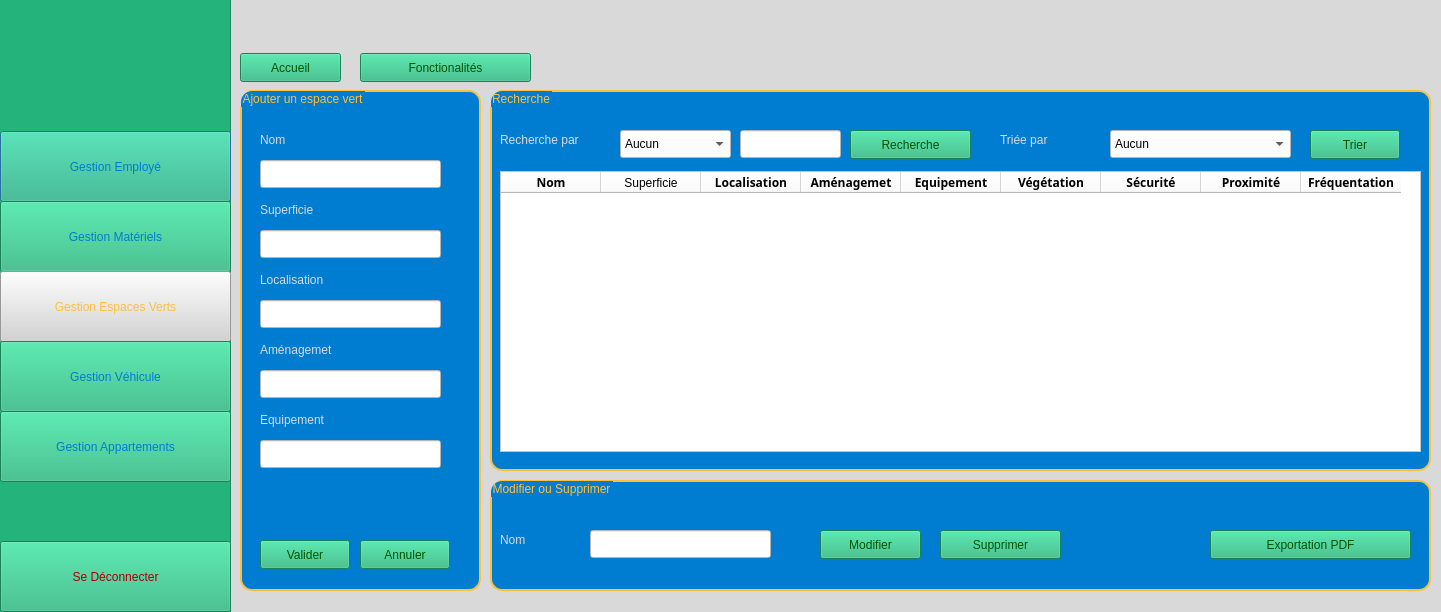
<?xml version="1.0" encoding="UTF-8"?>
<ui version="4.0">
 <class>espace_inter</class>
 <widget class="QDialog" name="espace_inter">
  <property name="geometry">
   <rect>
    <x>0</x>
    <y>0</y>
    <width>1441</width>
    <height>612</height>
   </rect>
  </property>
  <property name="windowTitle">
   <string>Dialog</string>
  </property>
  <property name="styleSheet">
   <string notr="true">background-color: rgb(217, 217, 217);</string>
  </property>
  <widget class="QFrame" name="frame">
   <property name="geometry">
    <rect>
     <x>-10</x>
     <y>-39</y>
     <width>241</width>
     <height>671</height>
    </rect>
   </property>
   <property name="styleSheet">
    <string notr="true">background-color: rgb(36, 179, 122);</string>
   </property>
   <property name="frameShape">
    <enum>QFrame::Shape::StyledPanel</enum>
   </property>
   <property name="frameShadow">
    <enum>QFrame::Shadow::Raised</enum>
   </property>
   <widget class="QPushButton" name="ges_emp">
    <property name="geometry">
     <rect>
      <x>10</x>
      <y>170</y>
      <width>231</width>
      <height>71</height>
     </rect>
    </property>
    <property name="styleSheet">
     <string notr="true">background-color: rgb(36, 179, 122);
color:rgb(0, 125, 209);
font: 900 12pt &quot;Franklin Gothic&quot;;</string>
    </property>
    <property name="text">
     <string>Gestion Employé</string>
    </property>
   </widget>
   <widget class="QPushButton" name="ges_mat">
    <property name="geometry">
     <rect>
      <x>10</x>
      <y>240</y>
      <width>231</width>
      <height>71</height>
     </rect>
    </property>
    <property name="styleSheet">
     <string notr="true">background-color: rgb(36, 179, 122);
color:rgb(0, 125, 209);
font: 900 12pt &quot;Franklin Gothic&quot;;</string>
    </property>
    <property name="text">
     <string>Gestion Matériels</string>
    </property>
   </widget>
   <widget class="QPushButton" name="ges_es_vert">
    <property name="geometry">
     <rect>
      <x>10</x>
      <y>310</y>
      <width>231</width>
      <height>71</height>
     </rect>
    </property>
    <property name="styleSheet">
     <string notr="true">background-color: rgb(211, 211, 211);
color: rgb(255, 191, 62);
font: 900 12pt &quot;Franklin Gothic&quot;;</string>
    </property>
    <property name="text">
     <string>Gestion Espaces Verts</string>
    </property>
   </widget>
   <widget class="QPushButton" name="ges_vehic">
    <property name="geometry">
     <rect>
      <x>10</x>
      <y>380</y>
      <width>231</width>
      <height>71</height>
     </rect>
    </property>
    <property name="styleSheet">
     <string notr="true">background-color: rgb(36, 179, 122);
color:rgb(0, 125, 209);
font: 900 12pt &quot;Franklin Gothic&quot;;</string>
    </property>
    <property name="text">
     <string>Gestion Véhicule</string>
    </property>
   </widget>
   <widget class="QPushButton" name="ges_appar">
    <property name="geometry">
     <rect>
      <x>10</x>
      <y>450</y>
      <width>231</width>
      <height>71</height>
     </rect>
    </property>
    <property name="styleSheet">
     <string notr="true">background-color: rgb(36, 179, 122);
color:rgb(0, 125, 209);
font: 900 12pt &quot;Franklin Gothic&quot;;</string>
    </property>
    <property name="text">
     <string>Gestion Appartements</string>
    </property>
   </widget>
   <widget class="QPushButton" name="deconnect">
    <property name="geometry">
     <rect>
      <x>10</x>
      <y>580</y>
      <width>231</width>
      <height>71</height>
     </rect>
    </property>
    <property name="styleSheet">
     <string notr="true">background-color: rgb(36, 179, 122);
color: rgb(170, 0, 0);
font: 900 12pt &quot;Franklin Gothic&quot;;</string>
    </property>
    <property name="text">
     <string>Se Déconnecter</string>
    </property>
   </widget>
   <widget class="QLabel" name="logo">
    <property name="geometry">
     <rect>
      <x>80</x>
      <y>59</y>
      <width>121</width>
      <height>91</height>
     </rect>
    </property>
    <property name="text">
     <string/>
    </property>
   </widget>
  </widget>
  <widget class="QGroupBox" name="groupBox_3">
   <property name="geometry">
    <rect>
     <x>490</x>
     <y>480</y>
     <width>941</width>
     <height>111</height>
    </rect>
   </property>
   <property name="styleSheet">
    <string notr="true">QGroupBox
{
background-color: rgb(0, 125, 209);
color:  rgb(255, 191, 62);
font: 900 12pt &quot;Franklin Gothic&quot;;
border: 2px solid ;
border-radius: 12px; 
padding: 5px;
border-color: rgb(255, 191, 62);
}</string>
   </property>
   <property name="title">
    <string>Modifier ou Supprimer</string>
   </property>
   <widget class="QPushButton" name="modifier">
    <property name="geometry">
     <rect>
      <x>330</x>
      <y>50</y>
      <width>101</width>
      <height>29</height>
     </rect>
    </property>
    <property name="styleSheet">
     <string notr="true">background-color: rgb(36, 179, 122);
font: 900 12pt &quot;Franklin Gothic&quot;;
color: rgb(0, 85, 0);</string>
    </property>
    <property name="text">
     <string>Modifier</string>
    </property>
   </widget>
   <widget class="QLineEdit" name="nommodsup">
    <property name="geometry">
     <rect>
      <x>100</x>
      <y>50</y>
      <width>181</width>
      <height>28</height>
     </rect>
    </property>
    <property name="styleSheet">
     <string notr="true">background-color: rgb(255, 255, 255);
font: 900 9pt &quot;Franklin Gothic&quot;;
color: rgb(0, 0, 0);</string>
    </property>
   </widget>
   <widget class="QPushButton" name="supprimer">
    <property name="geometry">
     <rect>
      <x>450</x>
      <y>50</y>
      <width>121</width>
      <height>29</height>
     </rect>
    </property>
    <property name="styleSheet">
     <string notr="true">background-color: rgb(36, 179, 122);
font: 900 12pt &quot;Franklin Gothic&quot;;
color: rgb(0, 85, 0);</string>
    </property>
    <property name="text">
     <string>Supprimer</string>
    </property>
   </widget>
   <widget class="QPushButton" name="pdf">
    <property name="geometry">
     <rect>
      <x>720</x>
      <y>50</y>
      <width>201</width>
      <height>29</height>
     </rect>
    </property>
    <property name="styleSheet">
     <string notr="true">background-color: rgb(36, 179, 122);
font: 900 12pt &quot;Franklin Gothic&quot;;
color: rgb(0, 85, 0);</string>
    </property>
    <property name="text">
     <string>Exportation PDF</string>
    </property>
   </widget>
   <widget class="QLabel" name="label_7">
    <property name="geometry">
     <rect>
      <x>10</x>
      <y>50</y>
      <width>71</width>
      <height>20</height>
     </rect>
    </property>
    <property name="styleSheet">
     <string notr="true">color: rgb(217, 217, 217);
background-color: rgb(0, 125, 209);
font: 900 12pt &quot;Franklin Gothic&quot;;</string>
    </property>
    <property name="text">
     <string>Nom</string>
    </property>
   </widget>
  </widget>
  <widget class="QPushButton" name="pushButton_2">
   <property name="geometry">
    <rect>
     <x>360</x>
     <y>53</y>
     <width>171</width>
     <height>29</height>
    </rect>
   </property>
   <property name="styleSheet">
    <string notr="true">background-color: rgb(36, 179, 122);
font: 900 12pt &quot;Franklin Gothic&quot;;
color: rgb(0, 85, 0);</string>
   </property>
   <property name="text">
    <string>Fonctionalités</string>
   </property>
  </widget>
  <widget class="QGroupBox" name="groupBox_2">
   <property name="geometry">
    <rect>
     <x>490</x>
     <y>90</y>
     <width>941</width>
     <height>381</height>
    </rect>
   </property>
   <property name="styleSheet">
    <string notr="true">QGroupBox
{
background-color: rgb(0, 125, 209);
color:  rgb(255, 191, 62);
font: 900 12pt &quot;Franklin Gothic&quot;;
border: 2px solid ;
border-radius: 12px; 
padding: 5px;
border-color: rgb(255, 191, 62);
}</string>
   </property>
   <property name="title">
    <string>Recherche</string>
   </property>
   <widget class="QPushButton" name="recherche">
    <property name="geometry">
     <rect>
      <x>360</x>
      <y>40</y>
      <width>121</width>
      <height>29</height>
     </rect>
    </property>
    <property name="styleSheet">
     <string notr="true">background-color: rgb(36, 179, 122);
font: 900 12pt &quot;Franklin Gothic&quot;;
color: rgb(0, 85, 0);</string>
    </property>
    <property name="text">
     <string>Recherche</string>
    </property>
   </widget>
   <widget class="QTableWidget" name="res">
    <property name="geometry">
     <rect>
      <x>10</x>
      <y>81</y>
      <width>921</width>
      <height>281</height>
     </rect>
    </property>
    <property name="styleSheet">
     <string notr="true">background-color: rgb(255, 255, 255);
font: 900 9pt &quot;Franklin Gothic&quot;;
color: rgb(0, 0, 0);
</string>
    </property>
    <column>
     <property name="text">
      <string>Nom</string>
     </property>
     <property name="font">
      <font>
       <family>Franklin Gothic</family>
       <bold>true</bold>
      </font>
     </property>
    </column>
    <column>
     <property name="text">
      <string>Superficie</string>
     </property>
    </column>
    <column>
     <property name="text">
      <string>Localisation</string>
     </property>
     <property name="font">
      <font>
       <family>Franklin Gothic</family>
       <bold>true</bold>
      </font>
     </property>
    </column>
    <column>
     <property name="text">
      <string>Aménagemet</string>
     </property>
     <property name="font">
      <font>
       <family>Franklin Gothic</family>
       <bold>true</bold>
      </font>
     </property>
    </column>
    <column>
     <property name="text">
      <string>Equipement</string>
     </property>
     <property name="font">
      <font>
       <family>Franklin Gothic</family>
       <bold>true</bold>
      </font>
     </property>
    </column>
    <column>
     <property name="text">
      <string>Végétation</string>
     </property>
     <property name="font">
      <font>
       <family>Franklin Gothic</family>
       <bold>true</bold>
      </font>
     </property>
    </column>
    <column>
     <property name="text">
      <string>Sécurité</string>
     </property>
     <property name="font">
      <font>
       <family>Franklin Gothic</family>
       <bold>true</bold>
      </font>
     </property>
    </column>
    <column>
     <property name="text">
      <string>Proximité</string>
     </property>
     <property name="font">
      <font>
       <family>Franklin Gothic</family>
       <bold>true</bold>
      </font>
     </property>
    </column>
    <column>
     <property name="text">
      <string>Fréquentation</string>
     </property>
     <property name="font">
      <font>
       <family>Franklin Gothic</family>
       <bold>true</bold>
      </font>
     </property>
    </column>
   </widget>
   <widget class="QLabel" name="label_9">
    <property name="geometry">
     <rect>
      <x>510</x>
      <y>40</y>
      <width>111</width>
      <height>20</height>
     </rect>
    </property>
    <property name="styleSheet">
     <string notr="true">color: rgb(217, 217, 217);
background-color: rgb(0, 125, 209);
font: 900 12pt &quot;Franklin Gothic&quot;;</string>
    </property>
    <property name="text">
     <string>Triée par</string>
    </property>
   </widget>
   <widget class="QComboBox" name="tripar">
    <property name="geometry">
     <rect>
      <x>620</x>
      <y>40</y>
      <width>181</width>
      <height>28</height>
     </rect>
    </property>
    <property name="styleSheet">
     <string notr="true">background-color: rgb(255, 255, 255);
color: rgb(0, 0, 0);
font: 900 9pt &quot;Franklin Gothic&quot;;</string>
    </property>
    <item>
     <property name="text">
      <string>Aucun</string>
     </property>
    </item>
    <item>
     <property name="text">
      <string>Superficie</string>
     </property>
    </item>
    <item>
     <property name="text">
      <string>Végétation</string>
     </property>
    </item>
    <item>
     <property name="text">
      <string>Sécurité</string>
     </property>
    </item>
   </widget>
   <widget class="QPushButton" name="trier">
    <property name="geometry">
     <rect>
      <x>820</x>
      <y>40</y>
      <width>90</width>
      <height>29</height>
     </rect>
    </property>
    <property name="styleSheet">
     <string notr="true">background-color: rgb(36, 179, 122);
font: 900 12pt &quot;Franklin Gothic&quot;;
color: rgb(0, 85, 0);</string>
    </property>
    <property name="text">
     <string>Trier</string>
    </property>
   </widget>
   <widget class="QLabel" name="label">
    <property name="geometry">
     <rect>
      <x>10</x>
      <y>40</y>
      <width>151</width>
      <height>20</height>
     </rect>
    </property>
    <property name="styleSheet">
     <string notr="true">color: rgb(217, 217, 217);
background-color: rgb(0, 125, 209);
font: 900 12pt &quot;Franklin Gothic&quot;;</string>
    </property>
    <property name="text">
     <string>Recherche par</string>
    </property>
   </widget>
   <widget class="QComboBox" name="repar">
    <property name="geometry">
     <rect>
      <x>130</x>
      <y>40</y>
      <width>111</width>
      <height>28</height>
     </rect>
    </property>
    <property name="styleSheet">
     <string notr="true">background-color: rgb(255, 255, 255);
color: rgb(0, 0, 0);
font: 900 9pt &quot;Franklin Gothic&quot;;</string>
    </property>
    <item>
     <property name="text">
      <string>Aucun</string>
     </property>
    </item>
    <item>
     <property name="text">
      <string>Superficie</string>
     </property>
    </item>
    <item>
     <property name="text">
      <string>Végétation</string>
     </property>
    </item>
    <item>
     <property name="text">
      <string>Sécurité</string>
     </property>
    </item>
   </widget>
   <widget class="QLineEdit" name="rech">
    <property name="geometry">
     <rect>
      <x>250</x>
      <y>40</y>
      <width>101</width>
      <height>28</height>
     </rect>
    </property>
    <property name="styleSheet">
     <string notr="true">background-color: rgb(255, 255, 255);
font: 900 9pt &quot;Franklin Gothic&quot;;
color: rgb(0, 0, 0);</string>
    </property>
   </widget>
  </widget>
  <widget class="QPushButton" name="pushButton">
   <property name="geometry">
    <rect>
     <x>240</x>
     <y>53</y>
     <width>101</width>
     <height>29</height>
    </rect>
   </property>
   <property name="styleSheet">
    <string notr="true">background-color: rgb(36, 179, 122);
font: 900 12pt &quot;Franklin Gothic&quot;;
color: rgb(0, 85, 0);</string>
   </property>
   <property name="text">
    <string>Accueil</string>
   </property>
  </widget>
  <widget class="QGroupBox" name="groupBox">
   <property name="geometry">
    <rect>
     <x>240</x>
     <y>90</y>
     <width>241</width>
     <height>501</height>
    </rect>
   </property>
   <property name="styleSheet">
    <string notr="true">QGroupBox
{
background-color: rgb(0, 125, 209);
color:  rgb(255, 191, 62);
font: 900 12pt &quot;Franklin Gothic&quot;;
border: 2px solid ;
border-radius: 12px; 
padding: 5px;
border-color: rgb(255, 191, 62);
}</string>
   </property>
   <property name="title">
    <string>Ajouter un espace vert</string>
   </property>
   <widget class="QLineEdit" name="nom">
    <property name="geometry">
     <rect>
      <x>20</x>
      <y>70</y>
      <width>181</width>
      <height>28</height>
     </rect>
    </property>
    <property name="styleSheet">
     <string notr="true">background-color: rgb(255, 255, 255);
font: 900 9pt &quot;Franklin Gothic&quot;;
color: rgb(0, 0, 0);
</string>
    </property>
    <property name="text">
     <string/>
    </property>
   </widget>
   <widget class="QLabel" name="label_2">
    <property name="geometry">
     <rect>
      <x>20</x>
      <y>110</y>
      <width>181</width>
      <height>20</height>
     </rect>
    </property>
    <property name="styleSheet">
     <string notr="true">color: rgb(217, 217, 217);
background-color: rgb(0, 125, 209);
font: 900 12pt &quot;Franklin Gothic&quot;;</string>
    </property>
    <property name="text">
     <string>Superficie</string>
    </property>
   </widget>
   <widget class="QLineEdit" name="sup">
    <property name="geometry">
     <rect>
      <x>20</x>
      <y>140</y>
      <width>181</width>
      <height>28</height>
     </rect>
    </property>
    <property name="styleSheet">
     <string notr="true">background-color: rgb(255, 255, 255);
font: 900 9pt &quot;Franklin Gothic&quot;;
color: rgb(0, 0, 0);</string>
    </property>
   </widget>
   <widget class="QLabel" name="label_3">
    <property name="geometry">
     <rect>
      <x>20</x>
      <y>250</y>
      <width>171</width>
      <height>20</height>
     </rect>
    </property>
    <property name="styleSheet">
     <string notr="true">color: rgb(217, 217, 217);
background-color: rgb(0, 125, 209);
font: 900 12pt &quot;Franklin Gothic&quot;;</string>
    </property>
    <property name="text">
     <string>Aménagemet</string>
    </property>
   </widget>
   <widget class="QLineEdit" name="local">
    <property name="geometry">
     <rect>
      <x>20</x>
      <y>210</y>
      <width>181</width>
      <height>28</height>
     </rect>
    </property>
    <property name="styleSheet">
     <string notr="true">background-color: rgb(255, 255, 255);
font: 900 9pt &quot;Franklin Gothic&quot;;
color: rgb(0, 0, 0);</string>
    </property>
   </widget>
   <widget class="QLabel" name="label_4">
    <property name="geometry">
     <rect>
      <x>20</x>
      <y>320</y>
      <width>171</width>
      <height>20</height>
     </rect>
    </property>
    <property name="styleSheet">
     <string notr="true">color: rgb(217, 217, 217);
background-color: rgb(0, 125, 209);
font: 900 12pt &quot;Franklin Gothic&quot;;</string>
    </property>
    <property name="text">
     <string>Equipement</string>
    </property>
   </widget>
   <widget class="QLineEdit" name="amen">
    <property name="geometry">
     <rect>
      <x>20</x>
      <y>280</y>
      <width>181</width>
      <height>28</height>
     </rect>
    </property>
    <property name="styleSheet">
     <string notr="true">background-color: rgb(255, 255, 255);
font: 900 9pt &quot;Franklin Gothic&quot;;
color: rgb(0, 0, 0);</string>
    </property>
   </widget>
   <widget class="QLabel" name="label_5">
    <property name="geometry">
     <rect>
      <x>20</x>
      <y>180</y>
      <width>181</width>
      <height>20</height>
     </rect>
    </property>
    <property name="styleSheet">
     <string notr="true">color: rgb(217, 217, 217);
background-color: rgb(0, 125, 209);
font: 900 12pt &quot;Franklin Gothic&quot;;</string>
    </property>
    <property name="text">
     <string>Localisation</string>
    </property>
   </widget>
   <widget class="QPushButton" name="valider">
    <property name="geometry">
     <rect>
      <x>20</x>
      <y>450</y>
      <width>90</width>
      <height>29</height>
     </rect>
    </property>
    <property name="styleSheet">
     <string notr="true">background-color: rgb(36, 179, 122);
font: 900 12pt &quot;Franklin Gothic&quot;;
color: rgb(0, 85, 0);</string>
    </property>
    <property name="text">
     <string>Valider</string>
    </property>
   </widget>
   <widget class="QPushButton" name="annuler">
    <property name="geometry">
     <rect>
      <x>120</x>
      <y>450</y>
      <width>90</width>
      <height>29</height>
     </rect>
    </property>
    <property name="styleSheet">
     <string notr="true">background-color: rgb(36, 179, 122);
font: 900 12pt &quot;Franklin Gothic&quot;;
color: rgb(0, 85, 0);</string>
    </property>
    <property name="text">
     <string>Annuler</string>
    </property>
   </widget>
   <widget class="QLineEdit" name="equip">
    <property name="geometry">
     <rect>
      <x>20</x>
      <y>350</y>
      <width>181</width>
      <height>28</height>
     </rect>
    </property>
    <property name="styleSheet">
     <string notr="true">background-color: rgb(255, 255, 255);
font: 900 9pt &quot;Franklin Gothic&quot;;
color: rgb(0, 0, 0);</string>
    </property>
   </widget>
   <widget class="QLabel" name="label_6">
    <property name="geometry">
     <rect>
      <x>20</x>
      <y>40</y>
      <width>91</width>
      <height>20</height>
     </rect>
    </property>
    <property name="styleSheet">
     <string notr="true">color: rgb(217, 217, 217);
background-color: rgb(0, 125, 209);
font: 900 12pt &quot;Franklin Gothic&quot;;</string>
    </property>
    <property name="text">
     <string>Nom</string>
    </property>
   </widget>
  </widget>
 </widget>
 <resources/>
 <connections/>
</ui>
